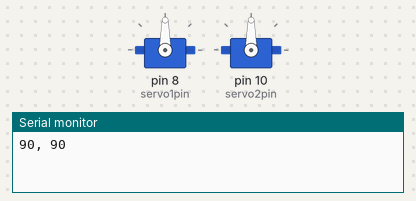
This sketch was run on a simulated Arduino Uno, built with avr-gcc and run on an emulated ATmega328P. Parts: 2 × servo, the last lines printed to the serial monitor.

Above: at 0.05 s.
At 0.75 s:
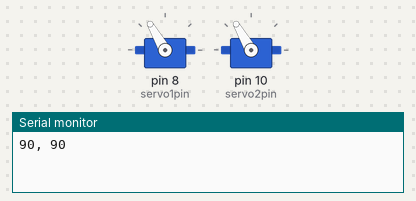
At 1.4 s:
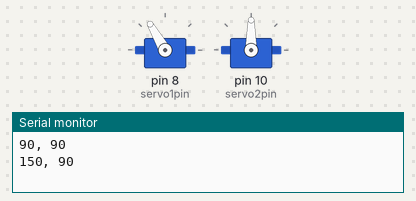
At 2.8 s:
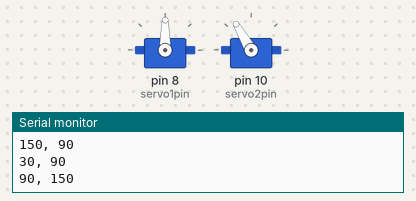
Timing chart, 0 to 6.4 s (numbered marks = the images above):
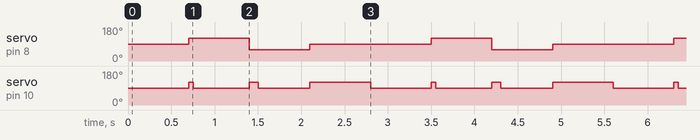

Measured:
- by itself, servo on pin 8 (servo1pin): repeats every 2.8 s: 60° 0.70 s, 90° 1.4 s, 120° 0.70 s
- by itself, servo on pin 10 (servo2pin): repeats every 2.8 s: 90° 0.65 s, 120° 0.10 s, 90° 0.60 s, 120° 0.70 s, 90° 0.70 s, 120° 0.05 s

The sketch:

servo.ino
```cpp
#include <Servo.h>
Servo myservo1, myservo2;

int servo1pin = 8,
    servo2pin = 10;

int beat = 120;
int wait = 700;
int upDown = 100;
int half = upDown/2;

void setup() {
  myservo1.attach(servo1pin);
  myservo2.attach(servo2pin);
  Serial.begin(9600);
}

void loop() {
  myservo1.write(90);
  myservo2.write(90);
  Serial.println("90, 90");
  delay(wait);

  myservo1.write(120);
  myservo2.write(120);
  delay(half);
  myservo2.write(90);
  Serial.println("150, 90");
  delay(wait-half);

  myservo1.write(60);
  myservo2.write(120);
  delay(upDown);
  myservo2.write(90);
  Serial.println("30, 90");
  delay(wait-upDown);

  myservo1.write(90);
  myservo2.write(120);
  delay(upDown);
  Serial.println("90, 150");
  delay(wait-upDown);
}
```
